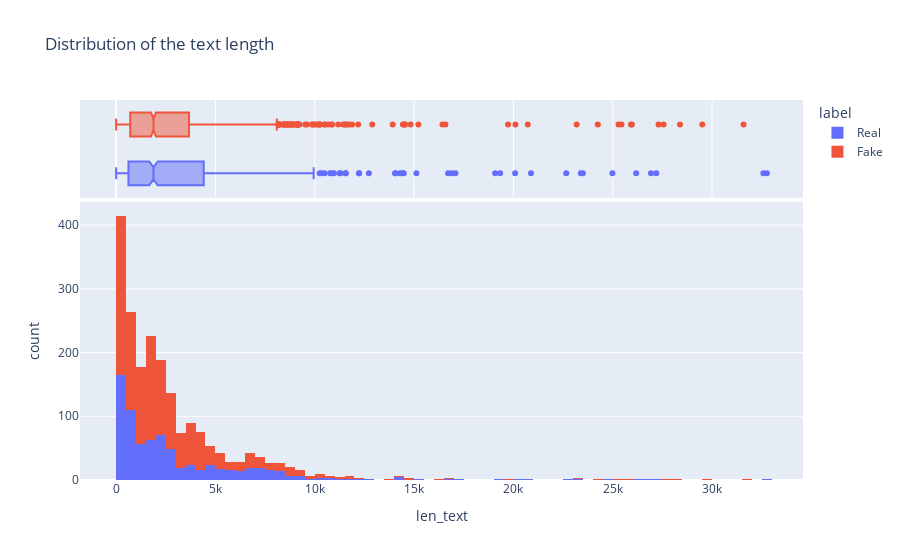

Notebook code for this chart:
### Code cell
px.histogram(news, x="len_text", color='label', marginal="box",title='Distribution of the text length')

### Figure 1 — Plotly figure (JSON) as saved in the notebook; plotly's stock layout.template omitted (floating-point values rounded to 4 significant figures; data arrays with more than 128 entries replaced by an {"elided": "..."} marker saying what was removed)
{"data": [{"alignmentgroup": "True", "bingroup": "x", "hovertemplate": "label=Real<br>len_text=%{x}<br>count=%{y}<extra></extra>", "legendgroup": "Real", "marker": {"color": "#636efa", "pattern": {"shape": ""}}, "name": "Real", "offsetgroup": "Real", "orientation": "v", "showlegend": true, "type": "histogram", "x": {"elided": "758 int values"}, "xaxis": "x", "yaxis": "y"}, {"alignmentgroup": "True", "hovertemplate": "label=Real<br>len_text=%{x}<extra></extra>", "legendgroup": "Real", "marker": {"color": "#636efa"}, "name": "Real", "notched": true, "offsetgroup": "Real", "showlegend": false, "type": "box", "x": {"elided": "758 int values"}, "xaxis": "x2", "yaxis": "y2"}, {"alignmentgroup": "True", "bingroup": "x", "hovertemplate": "label=Fake<br>len_text=%{x}<br>count=%{y}<extra></extra>", "legendgroup": "Fake", "marker": {"color": "#EF553B", "pattern": {"shape": ""}}, "name": "Fake", "offsetgroup": "Fake", "orientation": "v", "showlegend": true, "type": "histogram", "x": {"elided": "1292 int values"}, "xaxis": "x", "yaxis": "y"}, {"alignmentgroup": "True", "hovertemplate": "label=Fake<br>len_text=%{x}<extra></extra>", "legendgroup": "Fake", "marker": {"color": "#EF553B"}, "name": "Fake", "notched": true, "offsetgroup": "Fake", "showlegend": false, "type": "box", "x": {"elided": "1292 int values"}, "xaxis": "x2", "yaxis": "y2"}], "layout": {"barmode": "relative", "legend": {"title": {"text": "label"}, "tracegroupgap": 0}, "title": {"text": "Distribution of the text length"}, "xaxis": {"anchor": "y", "domain": [0, 1], "title": {"text": "len_text"}}, "xaxis2": {"anchor": "y2", "domain": [0, 1], "matches": "x", "showgrid": true, "showticklabels": false}, "yaxis": {"anchor": "x", "domain": [0, 0.7326], "title": {"text": "count"}}, "yaxis2": {"anchor": "x2", "domain": [0.7426, 1], "matches": "y2", "showgrid": false, "showline": false, "showticklabels": false, "ticks": ""}}}
